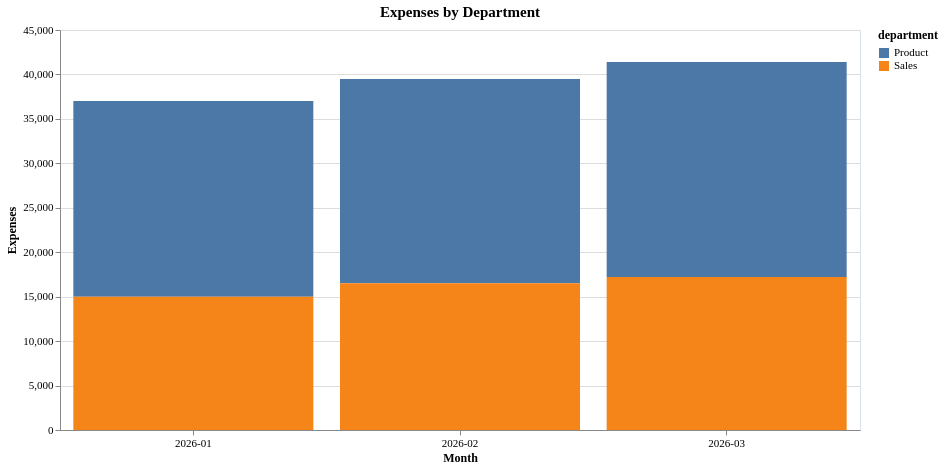

Describe this chart as a Vega-Lite specification.
### Vega-Lite specification from a JSON file in a GitHub repository (floating-point values rounded to 4 significant figures)
{"config": {"view": {"continuousWidth": 300, "continuousHeight": 300, "stroke": "#d9e2ec"}, "axis": {"labelAngle": 0, "labelFontSize": 11, "titleFontSize": 12, "titleFontWeight": 600, "labelFont": "Hanken Grotesk", "titleFont": "Hanken Grotesk"}, "legend": {"labelFontSize": 11, "titleFontSize": 12, "titleFontWeight": 600, "labelFont": "Hanken Grotesk", "titleFont": "Hanken Grotesk"}, "title": {"fontSize": 15, "fontWeight": 600, "subtitleFontSize": 12, "subtitleFontWeight": 400, "font": "Hanken Grotesk", "subtitleFont": "Hanken Grotesk"}}, "data": {"name": "data-4ea3cd85165bcab6b2713a7b1e796e5b"}, "mark": {"type": "bar"}, "encoding": {"color": {"field": "department", "type": "nominal"}, "opacity": {"condition": {"param": "param_da46cb0ab065acf5", "value": 1}, "value": 0.2}, "tooltip": [{"field": "month", "type": "nominal"}, {"field": "expenses", "type": "quantitative"}, {"field": "department", "type": "nominal"}], "x": {"axis": {"labelAngle": 0}, "field": "month", "title": "Month", "type": "nominal"}, "y": {"field": "expenses", "title": "Expenses", "type": "quantitative"}}, "height": 400, "params": [{"name": "param_da46cb0ab065acf5", "select": {"type": "point", "fields": ["department"]}, "bind": "legend"}], "title": "Expenses by Department", "width": 800, "$schema": "https://vega.github.io/schema/vega-lite/v6.4.1.json", "datasets": {"data-4ea3cd85165bcab6b2713a7b1e796e5b": [{"month": "2026-02", "department": "Product", "expenses": 23000.0}, {"month": "2026-03", "department": "Sales", "expenses": 17200.0}, {"month": "2026-01", "department": "Product", "expenses": 22000.0}, {"month": "2026-02", "department": "Sales", "expenses": 16500.0}, {"month": "2026-03", "department": "Product", "expenses": 24200.0}, {"month": "2026-01", "department": "Sales", "expenses": 15000.0}]}}
